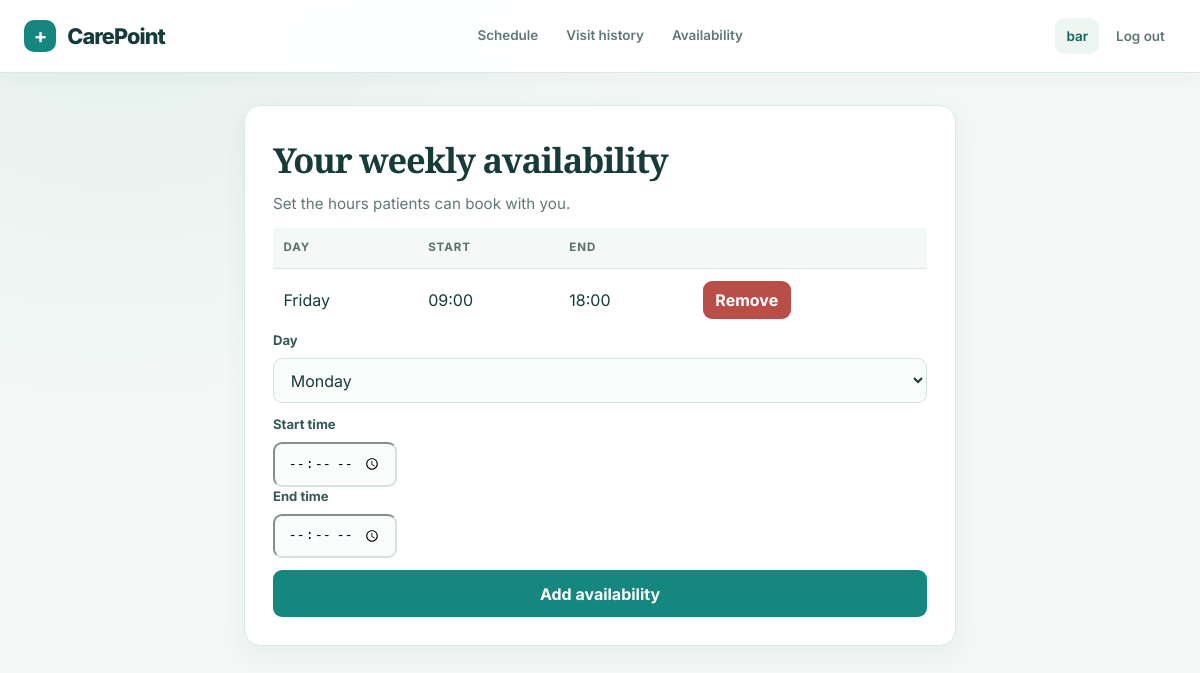
Before: /doctor/availability (signed in) with the older database file.
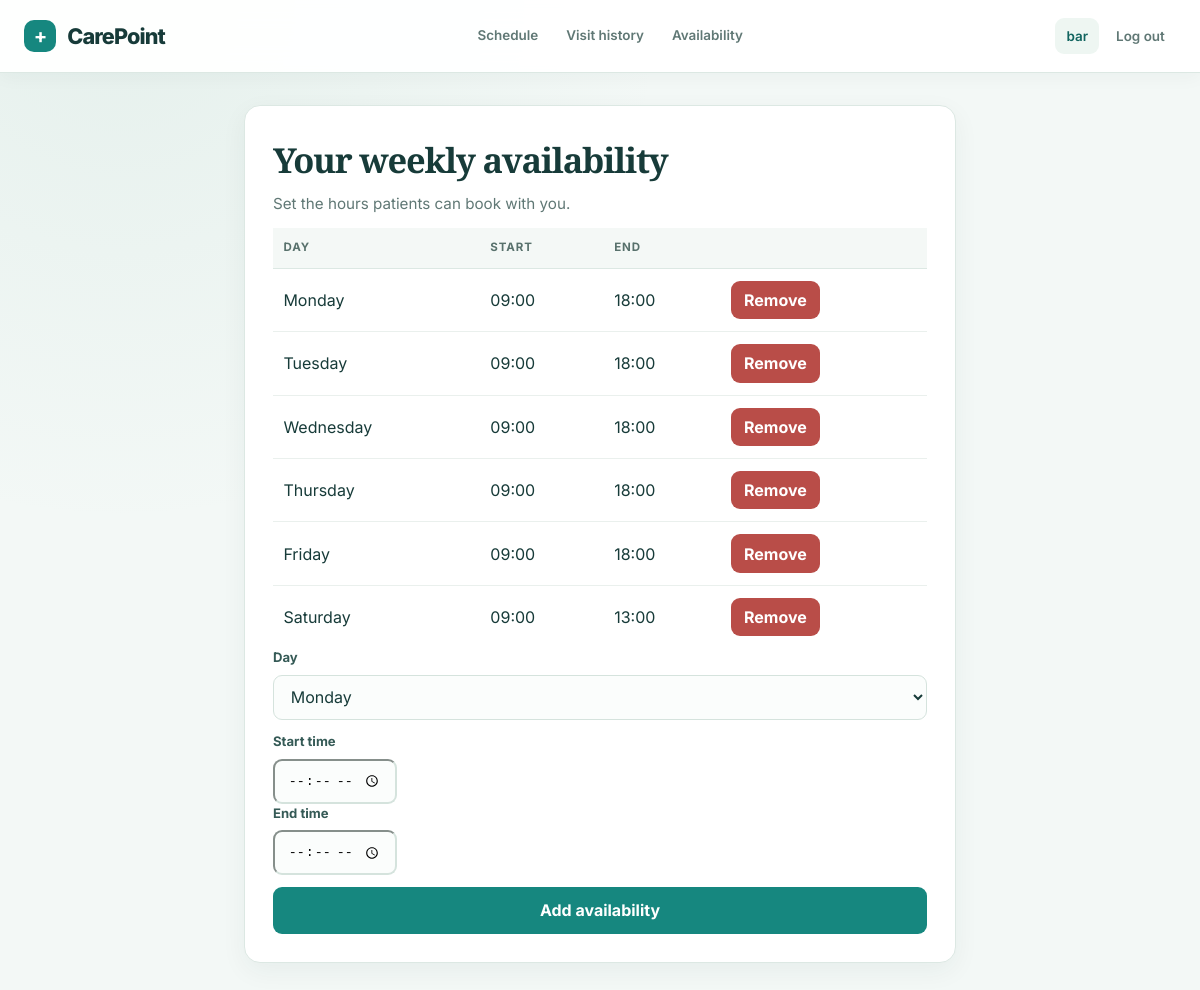
After: the same page with the newer database file.
### tables this page shows
CREATE TABLE availability (
    id INTEGER PRIMARY KEY AUTOINCREMENT,
    provider_id INTEGER NOT NULL,
    day_of_week INTEGER NOT NULL,  -- 0=Monday ... 6=Sunday
    start_time TIME NOT NULL,
    end_time TIME NOT NULL,
    FOREIGN KEY (provider_id) REFERENCES providers(user_id)
);

### app.py (the view, shortened to what this page needs)
@app.route("/doctor/availability", methods=["GET", "POST"])
@role_required("doctor")
def manage_availability():
    db = get_db()
    slots = db.execute(
        "SELECT * FROM availability WHERE provider_id = ? ORDER BY day_of_week, start_time",
        (session["user_id"],),
    ).fetchall()
    db.close()
    day_names = ["Monday", "Tuesday", "Wednesday", "Thursday", "Friday", "Saturday", "Sunday"]
    return render_template("doctor_availability.html", slots=slots, day_names=day_names)

### app.py (called while the page is built)
def get_db():
    conn = sqlite3.connect("clinic.db")
    conn.row_factory = sqlite3.Row
    conn.execute("PRAGMA foreign_keys = ON")
    return conn

### helpers.py (called while the page is built)
def role_required(role):
    def decorator(f):
        @wraps(f)
        def decorated_function(*args, **kwargs):
            if session.get("user_id") is None:
                return redirect("/login")
            if session.get("role") != role:
                return apology("Access denied: wrong role", 403)
            return f(*args, **kwargs)
        return decorated_function
    return decorator

### templates/doctor_availability.html (shortened to what this page needs)
{% extends "layout.html" %}
{% block main %}
<div class="card">
    <h1>Your weekly availability</h1>
    <p class="subtitle">Set the hours patients can book with you.</p>
    {% if slots %}
        <table class="data-table">
            <thead>
                <tr>
                    <th>Day</th>
                    <th>Start</th>
                    <th>End</th>
                    <th></th>
                </tr>
            </thead>
            <tbody>
                {% for slot in slots %}
                <tr>
                    <td>{{ day_names[slot.day_of_week] }}</td>
                    <td>{{ slot.start_time }}</td>
                    <td>{{ slot.end_time }}</td>
                    <td>
                        <form action="/doctor/availability/{{ slot.id }}/delete" method="post">
                            <button type="submit" class="btn-inline btn-danger">Remove</button>
                        </form>
                    </td>
                </tr>
                {% endfor %}
            </tbody>
        </table>
    {% else %}
        <p class="subtitle">No availability set yet — patients won't be able to book with you.</p>
    {% endif %}
    <form action="/doctor/availability" method="post">
        <label for="day_of_week">Day</label>
        <select id="day_of_week" name="day_of_week" required>
            {% for name in day_names %}
                <option value="{{ loop.index0 }}">{{ name }}</option>
            {% endfor %}
        </select>
        <label for="start_time">Start time</label>
        <input type="time" id="start_time" name="start_time" required>
        <label for="end_time">End time</label>
        <input type="time" id="end_time" name="end_time" required>
        <button type="submit" class="mt-1">Add availability</button>
    </form>
</div>
{% endblock %}

### templates/layout.html (shortened to what this page needs)
<!DOCTYPE html>
<html lang="en">
<head>
    <link rel="stylesheet" href="/static/styles.css">
</head>
<body>
    <nav class="nav">
        <div class="nav-inner">
            <a class="nav-brand" href="/">
                <span class="brand-mark" aria-hidden="true">+</span>
                CarePoint
            </a>
            {% if session.user_id %}
            <div class="nav-menu">
                {% if session.role == "patient" %}
                    <a href="/patient/dashboard">Appointments</a>
                    <a href="/patient/book">Book a visit</a>
                    <a href="/patient/profile">My profile</a>
                {% elif session.role == "doctor" %}
                    <a href="/doctor/dashboard">Schedule</a>
                    <a href="/doctor/history">Visit history</a>
                    <a href="/doctor/availability">Availability</a>
                {% elif session.role == "admin" %}
                    <a href="/admin/dashboard">Overview</a>
                    <a href="/admin/users">Users</a>
                {% endif %}
            </div>
            {% endif %}
            <div class="nav-links">
                {% if session.user_id %}
                    <span class="user-chip">{{ session.name }}</span>
                    <a href="/logout">Log out</a>
                {% else %}
                    <a href="/login">Log in</a>
                    <a href="/register">Register</a>
                {% endif %}
            </div>
        </div>
    </nav>
    <main class="{% block container_class %}container{% endblock %}">
        {% block main %}{% endblock %}
    </main>
</body>
</html>

Changed rows visible on the page:
added availability: day_of_week "Monday", start_time "09:00", end_time "18:00"
added availability: day_of_week "Tuesday", start_time "09:00", end_time "18:00"
added availability: day_of_week "Wednesday", start_time "09:00", end_time "18:00"
added availability: day_of_week "Thursday", start_time "09:00", end_time "18:00"
added availability: day_of_week "Saturday", start_time "09:00", end_time "13:00"
